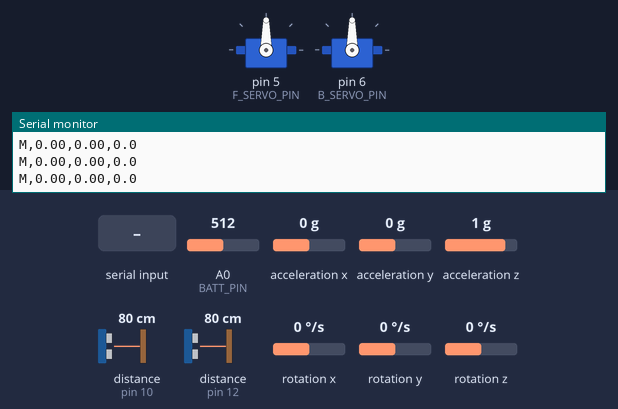
Bench run of a sketch on a simulated Arduino Uno, built with avr-gcc and run on an emulated ATmega328P. Shown: 2 × servo, the last lines printed to the serial monitor. Wiring (inferred from the names in the program): MPU-9250 motion sensor at I2C address 0x68. The inputs (shaded band) are chosen by the test bench; at power-on: rotation z 0 °/s, A0 (BATT_PIN) = 512, acceleration x 0 g, acceleration y 0 g, acceleration z 1 g, distance to the obstacle (sensors on pin 10, pin 12) 80 cm, rotation x 0 °/s, rotation y 0 °/s. The echo pulse lasts 58.3 µs per cm.

Above: at 2.3 s.
2.4 s: "W" received over Serial
At 2.49 s:
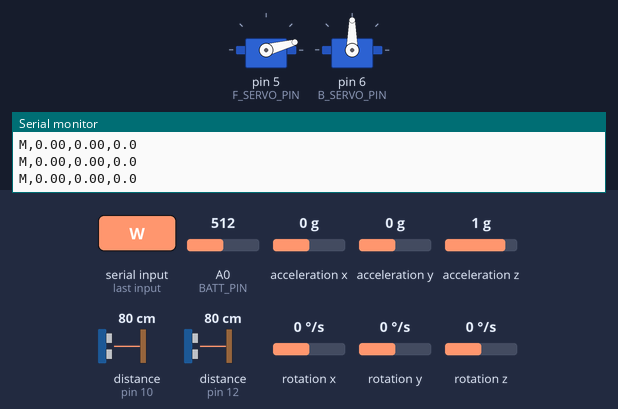
At 2.89 s:
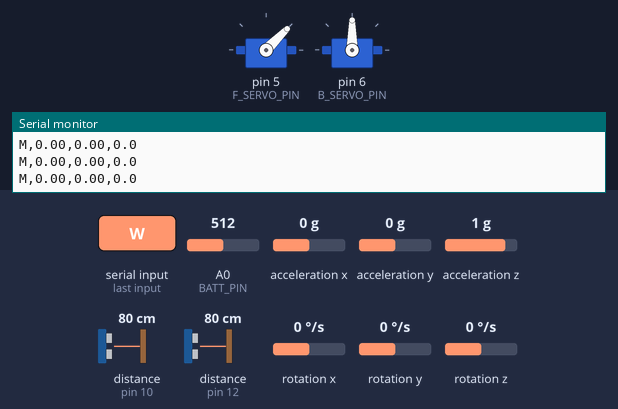
5.4 s: "B" received over Serial
6.9 s: "W" received over Serial
At 7.01 s:
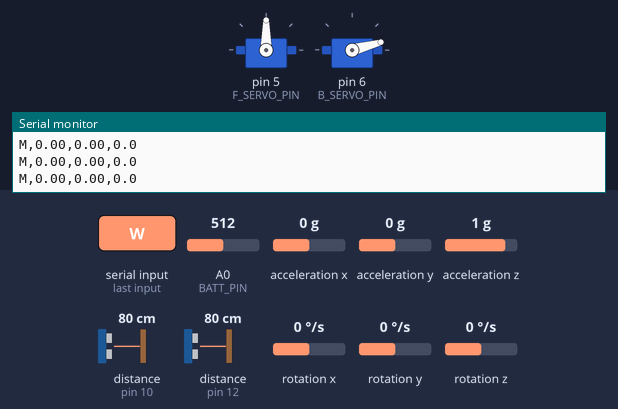
9.9 s: rotation z set to -192 °/s
Timing chart, 0 to 12.9 s (numbered marks = the images above; inputs shaded):
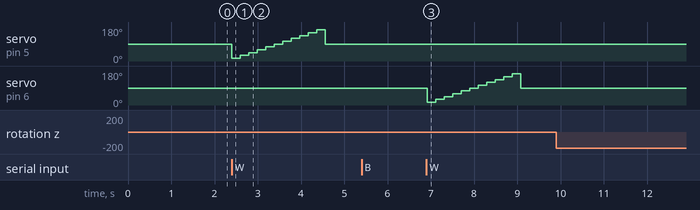

The sketch:

uno_two_sensors.ino
```cpp
#include <Servo.h>
#include <Wire.h>

// ---------- PINS ----------
const int F_TRIG = 9,  F_ECHO = 10;   // front sensor
const int B_TRIG = 11, B_ECHO = 12;   // back sensor
const int F_SERVO_PIN = 5;            // front servo signal
const int B_SERVO_PIN = 6;            // back servo signal

// ---------- BATTERY MONITOR ----------
// Wiring:  battery +  --[ R_TOP ]--+--[ R_BOTTOM ]-- GND (battery -, same ground as the Uno)
//                                  |
//                                  +-- A0   (+ a 100 nF capacitor from A0 to GND)
// Recommended for a 3S Li-ion pack (9.0 - 12.6 V): R_TOP = 120k, R_BOTTOM = 10k, internal 1.1 V reference.
//   12.6 V -> 0.97 V on A0 (safe).   NEVER connect the battery before checking with a multimeter
//   that the junction reads about 1/13 of the battery voltage.
// If you only have 30k / 10k: set R_TOP = 30000 and USE_INTERNAL_REF = false (5 V reference,
//   less accurate because the Uno's 5 V follows the Pi's USB voltage).
const int   BATT_PIN = A0;
const float R_TOP = 120000.0;          // ohms, battery side
const float R_BOTTOM = 10000.0;        // ohms, ground side
const bool  USE_INTERNAL_REF = true;   // true: 1.1 V reference. false: 5 V reference
const float VBAT_CAL = 1.000;          // calibration: real volts (multimeter) / volts shown on the dashboard
const unsigned long BATT_PERIOD_MS = 500;

// ---------- SERVO ANGLES ----------
const int CENTER = 90;
const int LEFT_ANGLE = 150;
const int RIGHT_ANGLE = 30;

// ---------- MPU-6500 (gyro + accelerometer) ----------
// Wiring: VCC -> Uno 3.3V, GND -> GND, SDA -> A4, SCL -> A5.  Mount it flat, Z axis pointing UP.
// Every 0.1 s the Uno sends ONE line to the Pi:
//     M,<yaw>,<rate>,<vib>        example:  M,-37.52,-0.31,4.8
//   yaw  = heading change in degrees since power-up (or since the Pi sent Z). + = turning LEFT (counter-clockwise).
//          Not wrapped to 360: 725.0 means two full turns left.
//   rate = turn speed right now, degrees per second (+ = left)
//   vib  = vibration level in milli-g (about 0-3 standing still, higher when the wheels are rolling)
// If the chip stops answering the Uno sends  M,ERR  instead, and tries to restart it every 2 s.
//
// Commands from the Pi (typed in brain.py):  zero -> sends Z (heading = 0)
//                                            calibrate -> sends C (re-measure the gyro zero point, rover must stand still, takes 1-3 s)
//                                            imu -> live printout of the M lines in the brain.py terminal (this replaces imu_test.py)
// Quick check with  imu :  standing still -> rate near 0.0 and yaw not moving, vib small.
//   Turn the rover by hand 90 degrees LEFT -> yaw about +90 (if -90, set IMU_YAW_SIGN = -1 in brain.py).
//   Driving -> vib rises. Wheel held stuck while driving -> note rate and vib for the stall detector.
const uint8_t       MPU_ADDR = 0x68;           // AD0 pin to GND or left open. If AD0 is tied to 3.3V use 0x69
const unsigned long IMU_SAMPLE_MS = 5;         // read the chip 200 times a second
const unsigned long IMU_REPORT_MS = 20;        // send a line to the Pi 50 times a second (50 Hz)
const float GYRO_LSB = 65.5;                   // chip units per degree/second at the +-500 deg/s range
const float ACC_LSB = 16384.0;                 // chip units per g at the +-2 g range
const float GZ_DEADBAND = 0.2;                 // turn rates smaller than this (deg/s) count as 0 (kills slow drift)
const int   CAL_SAMPLES = 300;                 // gyro zero-point calibration: about 1 s, rover must stand still

float gyroBias = 0, yaw = 0, rate = 0, vibMg = 0, accLP = 1.0;
bool imuOk = false;
uint8_t imuFails = 0;
unsigned long lastSampleMs = 0, lastUs = 0, lastReportMs = 0, lastRetryMs = 0;

bool mpuWrite(uint8_t reg, uint8_t val) {
  Wire.beginTransmission(MPU_ADDR);
  Wire.write(reg);
  Wire.write(val);
  return Wire.endTransmission() == 0;
}

int16_t rd16() {                               // two bytes -> one signed number (high byte first)
  uint8_t hi = Wire.read();
  uint8_t lo = Wire.read();
  return (int16_t)((hi << 8) | lo);
}

// Reads accelerometer X, Y, Z and gyro Z. Returns false if the chip did not answer.
bool mpuRead(int16_t &ax, int16_t &ay, int16_t &az, int16_t &gz) {
  Wire.beginTransmission(MPU_ADDR);
  Wire.write(0x3B);
  if (Wire.endTransmission(false) != 0) return false;
  if (Wire.requestFrom((int)MPU_ADDR, 14) != 14) return false;
  ax = rd16(); ay = rd16(); az = rd16();
  rd16();                                      // temperature, not used
  rd16(); rd16();                              // gyro X and Y, not used
  gz = rd16();
  return true;
}

bool mpuStart() {
  if (!mpuWrite(0x6B, 0x01)) return false;     // wake up, clock from the gyro
  delay(30);
  mpuWrite(0x1A, 0x03);                        // gyro low-pass 41 Hz (less noise)
  mpuWrite(0x1B, 0x08);                        // gyro range +-500 deg/s
  mpuWrite(0x1C, 0x00);                        // accelerometer range +-2 g
  mpuWrite(0x1D, 0x00);                        // accelerometer wide filter, so vibration is not smoothed away
  return true;
}

// Measure the gyro's zero point. The rover must NOT move while this runs.
void calibrateGyro() {
  for (int attempt = 0; attempt < 3; attempt++) {
    long sum = 0;
    int mn = 32767, mx = -32768, got = 0;
    for (int i = 0; i < CAL_SAMPLES; i++) {
      int16_t ax, ay, az, gz;
      if (mpuRead(ax, ay, az, gz)) {
        sum += gz; got++;
        if (gz < mn) mn = gz;
        if (gz > mx) mx = gz;
      }
      delay(3);
    }
    if (got < CAL_SAMPLES / 2) continue;
    gyroBias = (sum / (float)got) / GYRO_LSB;
    if ((mx - mn) / GYRO_LSB < 5.0) break;     // steady enough: the rover stood still
  }
  yaw = 0; rate = 0; vibMg = 0; accLP = 1.0;
  lastUs = micros();
}

// Called as often as possible. Reads the chip every 5 ms and updates yaw and vibration.
void imuUpdate() {
  if (!imuOk) {
    if (millis() - lastRetryMs >= 2000) {      // try to bring the chip back
      lastRetryMs = millis();
      if (mpuStart()) { imuOk = true; imuFails = 0; calibrateGyro(); }
    }
    return;
  }
  if (millis() - lastSampleMs < IMU_SAMPLE_MS) return;
  lastSampleMs = millis();
  int16_t ax, ay, az, gz;
  unsigned long now = micros();
  if (!mpuRead(ax, ay, az, gz)) {
    if (++imuFails >= 5) imuOk = false;
    return;
  }
  imuFails = 0;
  float dt = (now - lastUs) / 1000000.0;
  lastUs = now;
  if (dt > 0.2) dt = 0.2;
  float r = gz / GYRO_LSB - gyroBias;
  if (fabs(r) < GZ_DEADBAND) r = 0;
  yaw += 0.5 * (r + rate) * dt;                // add up the turning (trapezoid rule)
  rate = r;

  float gx = ax / ACC_LSB, gy = ay / ACC_LSB, gzz = az / ACC_LSB;
  float amag = sqrt(gx * gx + gy * gy + gzz * gzz);   // total pull, about 1 g when still, any tilt
  accLP += 0.02 * (amag - accLP);                      // slow average = gravity
  vibMg = 0.9 * vibMg + 0.1 * fabs(amag - accLP) * 1000.0;
}

void imuReport() {
  if (millis() - lastReportMs < IMU_REPORT_MS) return;
  lastReportMs = millis();
  if (!imuOk) { Serial.println("M,ERR"); return; }
  Serial.print("M,");
  Serial.print(yaw, 2);  Serial.print(',');
  Serial.print(rate, 2); Serial.print(',');
  Serial.println(vibMg, 1);
}

// Use this instead of delay(): the gyro keeps being read while we wait.
void waitMs(unsigned long ms) {
  unsigned long t0 = millis();
  while (millis() - t0 < ms) { imuUpdate(); imuReport(); }
}

Servo fServo, bServo;
char mode = 'X';   // F = front sensor streaming, B = back sensor streaming, X = off
unsigned long lastBatt = 0;

// Battery voltage in volts, or -1 if nothing is connected to A0
float readBattery() {
  analogRead(BATT_PIN);                       // dummy read: lets the ADC input settle
  long sum = 0;
  for (int i = 0; i < 16; i++) sum += analogRead(BATT_PIN);
  float refV = USE_INTERNAL_REF ? 1.1 : 5.0;
  float v = (sum / 16.0) * refV / 1023.0 * (R_TOP + R_BOTTOM) / R_BOTTOM * VBAT_CAL;
  if (v < 3.0) return -1;                     // floating pin / no battery connected
  return v;
}

float readDistance(int trig, int echo) {
  digitalWrite(trig, LOW);
  delayMicroseconds(2);
  digitalWrite(trig, HIGH);
  delayMicroseconds(10);
  digitalWrite(trig, LOW);
  long d = pulseIn(echo, HIGH, 20000);   // wait max 20 ms
  if (d == 0) return -1;                 // no echo
  return d * 0.0343 / 2;                 // cm
}

// 3 readings, return the middle one (removes wrong spikes)
float median3(int trig, int echo) {
  float a = readDistance(trig, echo); waitMs(30);
  float b = readDistance(trig, echo); waitMs(30);
  float c = readDistance(trig, echo);
  float t;
  if (a > b) { t = a; a = b; b = t; }
  if (b > c) { t = b; b = c; c = t; }
  if (a > b) { t = a; a = b; b = t; }
  return b;
}

void sendLine(char side, int angle, float dist) {
  Serial.print(side);
  Serial.print(',');
  Serial.print(angle);
  Serial.print(',');
  Serial.println(dist, 1);
}

// Look left and right with the servo, then come back to center
void scan(char side) {
  Servo &s = (side == 'F') ? fServo : bServo;
  int trig = (side == 'F') ? F_TRIG : B_TRIG;
  int echo = (side == 'F') ? F_ECHO : B_ECHO;

  int angles[2] = {LEFT_ANGLE, RIGHT_ANGLE};
  for (int i = 0; i < 2; i++) {
    s.write(angles[i]);
    waitMs(400);                         // let the servo reach the angle
    sendLine(side, angles[i], median3(trig, echo));
  }
  s.write(CENTER);
  waitMs(400);
}

// Wide sweep in 15-degree steps across the range, terminated with E,0,0
void wideSweep(char side) {
  Servo &s = (side == 'B') ? bServo : fServo;
  int trig = (side == 'B') ? B_TRIG : F_TRIG;
  int echo = (side == 'B') ? B_ECHO : F_ECHO;

  for (int ang = 15; ang <= 165; ang += 15) {
    s.write(ang);
    waitMs(120);                         // allow servo to reach angle while updating IMU
    sendLine(side, ang, median3(trig, echo));
  }
  s.write(CENTER);
  waitMs(150);
  Serial.println("E,0,0");               // explicit end of sweep marker
}

void setup() {
  Serial.begin(115200);
  if (USE_INTERNAL_REF) {
    analogReference(INTERNAL);
    delay(20);
  }
  pinMode(F_TRIG, OUTPUT); pinMode(F_ECHO, INPUT);
  pinMode(B_TRIG, OUTPUT); pinMode(B_ECHO, INPUT);
  fServo.attach(F_SERVO_PIN);
  bServo.attach(B_SERVO_PIN);
  fServo.write(CENTER);
  bServo.write(CENTER);

  Wire.begin();
  Wire.setClock(400000);
#ifdef WIRE_HAS_TIMEOUT
  Wire.setWireTimeout(3000, true);             // a stuck I2C bus must never freeze the sensor loop
#endif
  imuOk = mpuStart();
  if (imuOk) calibrateGyro();                  // rover must stand still for about 1 s after power-up
}

void loop() {
  // Commands from the Pi: F, B, X, S, W (wide sweep), Z (set heading to 0), C (re-measure gyro zero point)
  while (Serial.available()) {
    char c = Serial.read();
    if (c == 'F' || c == 'B' || c == 'X') {
      mode = c;
      fServo.write(CENTER);
      bServo.write(CENTER);
    } else if (c == 'S' && mode != 'X') {
      scan(mode);
    } else if (c == 'W') {
      wideSweep(mode == 'B' ? 'B' : 'F');
    } else if (c == 'Z') {
      yaw = 0;
    } else if (c == 'C' && imuOk) {
      calibrateGyro();
    }
  }

  imuUpdate();
  imuReport();

  // Battery voltage every 0.5 s, in every mode:  V,0,11.84
  if (millis() - lastBatt >= BATT_PERIOD_MS) {
    lastBatt = millis();
    Serial.print("V,0,");
    Serial.println(readBattery(), 2);
  }

  // Keep sending the distance straight ahead (front or back)
  if (mode == 'F') {
    sendLine('F', CENTER, readDistance(F_TRIG, F_ECHO));
    waitMs(60);
  } else if (mode == 'B') {
    sendLine('B', CENTER, readDistance(B_TRIG, B_ECHO));
    waitMs(60);
  }
}
```

Measured:
- after the input at 2.4 s, servo on pin 5 (F_SERVO_PIN): 90° → 15° at once, → 30° 0.20 s later, → 45° 0.20 s later, → 60° 0.20 s later, … (12 changes in this stretch)
- after the input at 6.9 s, servo on pin 6 (B_SERVO_PIN): 90° → 15° at once, → 30° 0.20 s later, → 45° 0.20 s later, → 60° 0.20 s later, … (12 changes in this stretch)
